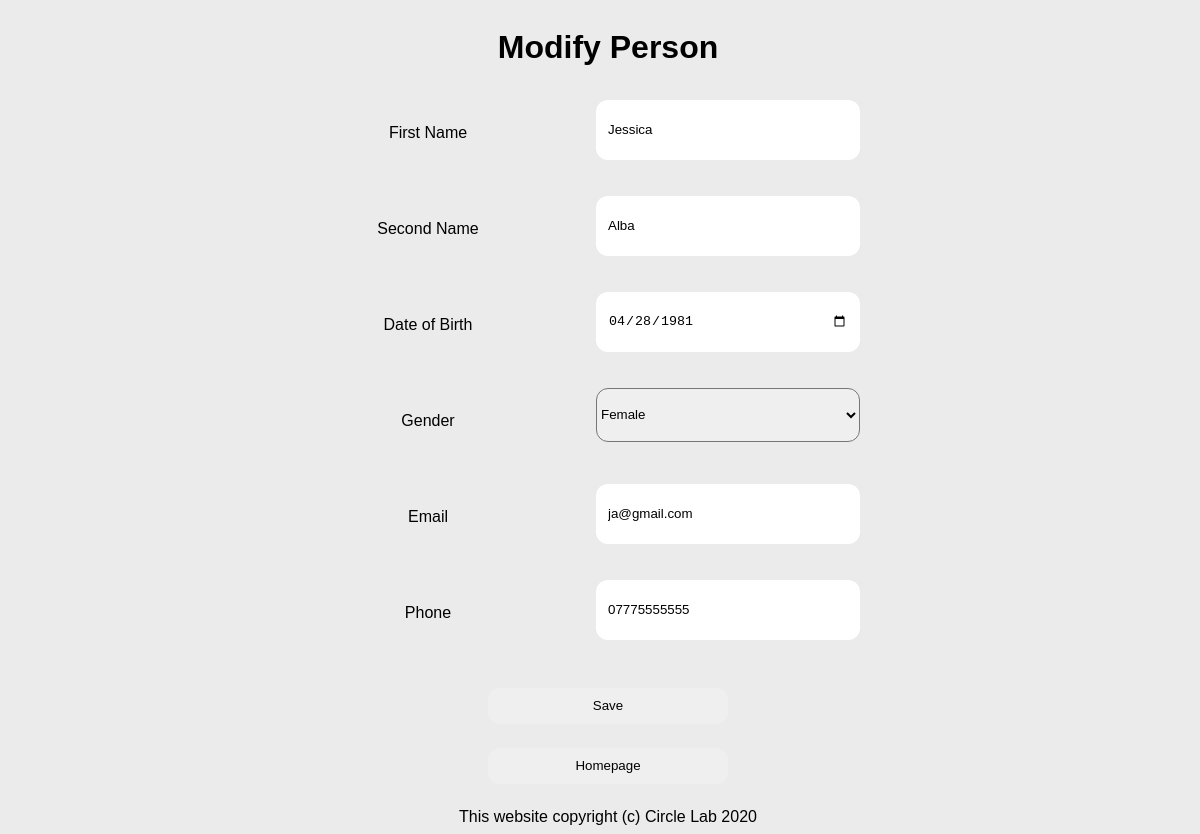
The app's page /smms/php/modifyPersonInput.php (signed in) with its own data.
### tables this page shows
CREATE TABLE IF NOT EXISTS `Person` (
  `id` INT NOT NULL AUTO_INCREMENT,
  `first_name` VARCHAR(45) NOT NULL,
  `last_name` VARCHAR(45) NOT NULL,
  `dob` DATE NULL,
  `gender` TINYINT(1) NULL,
  `email` VARCHAR(45) NOT NULL,
  `phone` VARCHAR(15) NOT NULL,
  `address` INT NOT NULL,
  `role` INT NOT NULL,
  `username` VARCHAR(45) NOT NULL,
  `password` VARCHAR(45) NOT NULL,
  `isactive` TINYINT(1) NOT NULL,
  PRIMARY KEY (`id`),
  CONSTRAINT `person_role_fk`
    FOREIGN KEY (`role`)
    REFERENCES `Role` (`id`)
    ON DELETE NO ACTION
    ON UPDATE NO ACTION,
  CONSTRAINT `person_location_fk`
    FOREIGN KEY (`address`)
    REFERENCES `Location` (`id`)
    ON DELETE NO ACTION
    ON UPDATE NO ACTION);

### smms/service/functions.php (called while the page is built)
<?php
function getDatabase()
{
  return new PDO ("mysql:host=localhost;dbname=circlelabs;", "CircleLabs", "Yf25&ZPPaAAk");
}

### smms/service/serviceFacade.php (called while the page is built, shortened)
<?php
class serviceFacade
{
  private $drugDAO, $treatmentDAO, $prescriptionDAO,$locationDAO, $symptomDAO, $diseaseDAO, $appointmentDAO, $personDAO, $roleDAO,
  $reportDAO, $drugPrescriptionLinkDAO, $drugTreatmentLinkDAO, $diseaseTreatmentLink, $diseaseSymptomLinkDAO, $diseasePersonLinkDAO;
  public function __construct()
  {
  $this->personDAO = new personDAO(getDatabase(), "person");
  }
  public function findPersonById($id)
  {
    try
    {
      $allPeople = $this->personDAO->findAllPeople();
      $exists = FALSE;
      foreach ($allPeople as $person)
      {
        if($id == $person->getId())
        {
          $exists = TRUE;
        }
      }
      if($exists == TRUE)
      {
        return $this->personDAO->findPersonById($id);
      }
    }
    catch (PDOException $e)
    {
      echo "Error: $e";
    }
  }
}
?>

### smms/service/personDAO.php (called while the page is built, shortened)
<?php
include("personDTO.php");
class personDAO
{
    private $table, $conn;
    public function __construct($conn, $table)
    {
        $this->conn = $conn;
        $this->table = $table;
    }
    public function findAllPeople()
    {
        $stmt = $this->conn->query("SELECT * FROM " . $this->table);
        $people = [];
        while ($row = $stmt->fetch(PDO::FETCH_ASSOC)) {
            array_push($people, new personDTO($row["id"], $row["first_name"], $row["last_name"], $row["dob"], $row["gender"], $row["email"], $row["phone"], $row["address"], $row["role"], $row["username"], $row["password"], $row["isactive"]));
        }
        return $people;
    }
    public function findPersonById($id)
    {
        if ($id != null) {
            $stmt = $this->conn->prepare("SELECT * FROM " . $this->table . " WHERE id=?");
            $stmt->execute([$id]);
            $row = $stmt->fetch();
            return new personDTO($row["id"], $row["first_name"], $row["last_name"], $row["dob"], $row["gender"], $row["email"], $row["phone"], $row["address"], $row["role"], $row["username"], $row["password"], $row["isactive"]);
        }
        return null;
    }
}
?>

### smms/service/personDTO.php (called while the page is built, shortened)
<?php
class personDTO
{
    private $id, $first_name, $last_name, $dob, $gender, $email, $phone, $address, $role, $username, $password, $isactive;
    public function __construct($id, $first_name, $last_name, $dob, $gender, $email, $phone, $address, $role, $username, $password, $isactive)
    {
        $this->id = $id;
        $this->first_name = $first_name;
        $this->last_name = $last_name;
        $this->dob = $dob;
        $this->gender = $gender;
        $this->email = $email;
        $this->phone = $phone;
    }
    public function getId()
    {
        return $this->id;
    }
    public function getFirstName()
    {
      return $this->first_name;
    }
    public function getLastName()
    {
      return $this->last_name;
    }
    public function getDob()
    {
      return $this->dob;
    }
    public function getGender()
    {
      return $this->gender;
    }
    public function getEmail()
    {
      return $this->email;
    }
    public function getPhone()
    {
      return $this->phone;
    }
}
?>

### smms/php/modifyPersonInput.php (the view, shortened to what this page needs)
<?php
include("../OOP/WebPage.php");
include("../service/serviceFacade.php");
if (!isset ($_SESSION["gatekeeper"])) {
    popUpError("Your not logged in! Please log in and try again.");
} else {
    if ($_SESSION["access"] == 0) {
        $modifyId = $_SESSION["userId"];
    } else {
        $modifyId = htmlentities($_POST["id"]);
    }
    $service = new serviceFacade();
    $person = $service->findPersonById($modifyId);
    if ($_SESSION["access"] >= 0) {
        ?>
        <h1>Modify Person</h1>
        <form method="post" action="modifyPerson.php">
            <div class="row">
                <div class="col-25">
                    <label>First Name</label>
                </div>
                <div class="col-75">
                    <input class="inputs" name="fName" value="<?= $person->getFirstName() ?>">
                </div>
            </div>
            <div class="row">
                <div class="col-25">
                    <label>Second Name</label>
                </div>
                <div class="col-75">
                    <input class="inputs" name="sName" value="<?= $person->getLastName() ?>">
                </div>
            </div>
            <div class="row">
                <div class="col-25">
                    <label>Date of Birth</label>
                </div>
                <div class="col-75">
                    <input class="inputs" name="dob" value="<?= $person->getDob() ?>" type="date">
                </div>
            </div>
            <div class="row">
                <div class="col-25">
                    <label>Gender</label>
                </div>
                <div class="col-75">
                    <select class="inputs, select" name="gender">
                        <?php
                        if ($person->getGender() == 0) {
                            echo "<option  selected value=\"0\">Male</option>";
                            echo "<option value=\"1\">Female</option>";
                            echo "<option value=\"2\">Other</option>";
                        } else if ($person->getGender() == 1) {
                            echo "<option selected value=\"1\">Female</option>";
                        } else {
                            echo "<option value=\"0\">Male</option>";
                            echo "<option value=\"1\">Female</option>";
                            echo "<option selected value=\"2\">Other</option>";
                        }
                        ?>
                    </select>
                </div>
            </div>
            <div class="row">
                <div class="col-25">
                    <label>Email</label>
                </div>
                <div class="col-75">
                    <input class="inputs" name="email" value="<?= $person->getEmail() ?>">
                </div>
            </div>
            <div class="row">
                <div class="col-25">
                    <label>Phone</label>
                </div>
                <div class="col-75">
                    <input class="inputs" name="phone" value="<?= $person->getPhone() ?>">
                </div>
            </div>
            <button type="submit">Save</button>
        </form>
        <button onclick="window.location.href = 'homepage.php';">Homepage</button>
        <br/>
        <?php
    }
}

### smms/css/smart-system.css (style rules this page uses)
body { background-color: #EBEBEB; text-align: center; font-family: "Frutiger", Arial, serif; }
button { width: 20vw; height: 3vw; border-radius: 1vw; margin-top: 2vw; overflow: auto; font-family: "Frutiger", Arial, serif; border: none; }
.inputs { width: 20vw; height: 3vw; padding: 1vw; border-radius: 1vw; border: none; }
.select { width:22vw; height: 4.5vw; border-radius: 1vw; }
.row { width: 50vw; overflow: auto; margin: 0 auto; }
.col-25 { float: left; width: 20vw; height: 5vw; margin-top: 3vw; }
.col-75 { float: left; width: 30vw; margin-top: 1vw; }

### records on screen
person: fName "Jessica", sName "Alba", dob "04/28/1981", gender "Female", email "ja@gmail.com", phone "07775555555"

### other values on screen
$this->author "Circle Lab"
$this->year "2020"
